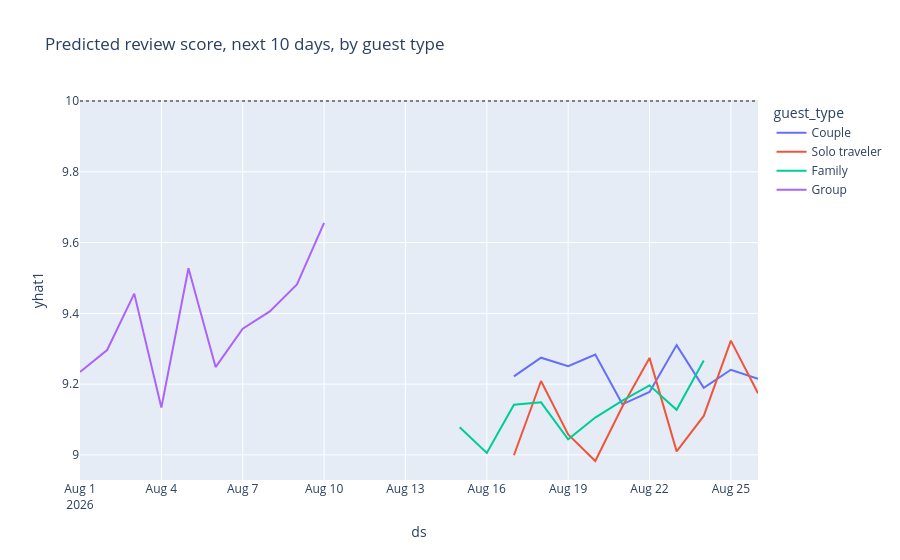

Here is the notebook cell this chart was saved with:
### Code cell
import plotly.express as px

fig = px.line(all_forecasts, x='ds', y='yhat1', color='guest_type',
              title='Predicted review score, next 10 days, by guest type')
fig.add_hline(y=10, line_dash="dot", line_color="gray")  # visual reminder of the real ceiling
fig.show()

### Figure 1 — Plotly figure (JSON) as saved in the notebook; plotly's stock layout.template omitted (floating-point values rounded to 4 significant figures)
{"data": [{"hovertemplate": "guest_type=Couple<br>ds=%{x}<br>yhat1=%{y}<extra></extra>", "legendgroup": "Couple", "line": {"color": "#636efa", "dash": "solid"}, "marker": {"symbol": "circle"}, "mode": "lines", "name": "Couple", "orientation": "v", "showlegend": true, "type": "scatter", "x": ["2026-08-17T00:00:00", "2026-08-18T00:00:00", "2026-08-19T00:00:00", "2026-08-20T00:00:00", "2026-08-21T00:00:00", "2026-08-22T00:00:00", "2026-08-23T00:00:00", "2026-08-24T00:00:00", "2026-08-25T00:00:00", "2026-08-26T00:00:00"], "xaxis": "x", "y": [9.222, 9.275, 9.251, 9.283, 9.143, 9.178, 9.31, 9.19, 9.241, 9.215], "yaxis": "y"}, {"hovertemplate": "guest_type=Solo traveler<br>ds=%{x}<br>yhat1=%{y}<extra></extra>", "legendgroup": "Solo traveler", "line": {"color": "#EF553B", "dash": "solid"}, "marker": {"symbol": "circle"}, "mode": "lines", "name": "Solo traveler", "orientation": "v", "showlegend": true, "type": "scatter", "x": ["2026-08-17T00:00:00", "2026-08-18T00:00:00", "2026-08-19T00:00:00", "2026-08-20T00:00:00", "2026-08-21T00:00:00", "2026-08-22T00:00:00", "2026-08-23T00:00:00", "2026-08-24T00:00:00", "2026-08-25T00:00:00", "2026-08-26T00:00:00"], "xaxis": "x", "y": [8.999, 9.209, 9.058, 8.983, 9.137, 9.274, 9.01, 9.11, 9.323, 9.174], "yaxis": "y"}, {"hovertemplate": "guest_type=Family<br>ds=%{x}<br>yhat1=%{y}<extra></extra>", "legendgroup": "Family", "line": {"color": "#00cc96", "dash": "solid"}, "marker": {"symbol": "circle"}, "mode": "lines", "name": "Family", "orientation": "v", "showlegend": true, "type": "scatter", "x": ["2026-08-15T00:00:00", "2026-08-16T00:00:00", "2026-08-17T00:00:00", "2026-08-18T00:00:00", "2026-08-19T00:00:00", "2026-08-20T00:00:00", "2026-08-21T00:00:00", "2026-08-22T00:00:00", "2026-08-23T00:00:00", "2026-08-24T00:00:00"], "xaxis": "x", "y": [9.078, 9.006, 9.142, 9.149, 9.044, 9.106, 9.154, 9.197, 9.127, 9.267], "yaxis": "y"}, {"hovertemplate": "guest_type=Group<br>ds=%{x}<br>yhat1=%{y}<extra></extra>", "legendgroup": "Group", "line": {"color": "#ab63fa", "dash": "solid"}, "marker": {"symbol": "circle"}, "mode": "lines", "name": "Group", "orientation": "v", "showlegend": true, "type": "scatter", "x": ["2026-08-01T00:00:00", "2026-08-02T00:00:00", "2026-08-03T00:00:00", "2026-08-04T00:00:00", "2026-08-05T00:00:00", "2026-08-06T00:00:00", "2026-08-07T00:00:00", "2026-08-08T00:00:00", "2026-08-09T00:00:00", "2026-08-10T00:00:00"], "xaxis": "x", "y": [9.234, 9.296, 9.456, 9.134, 9.528, 9.248, 9.357, 9.406, 9.482, 9.655], "yaxis": "y"}], "layout": {"legend": {"title": {"text": "guest_type"}, "tracegroupgap": 0}, "shapes": [{"line": {"color": "gray", "dash": "dot"}, "type": "line", "x0": 0, "x1": 1, "xref": "x domain", "y0": 10, "y1": 10, "yref": "y"}], "title": {"text": "Predicted review score, next 10 days, by guest type"}, "xaxis": {"anchor": "y", "domain": [0, 1], "title": {"text": "ds"}}, "yaxis": {"anchor": "x", "domain": [0, 1], "title": {"text": "yhat1"}}}}
